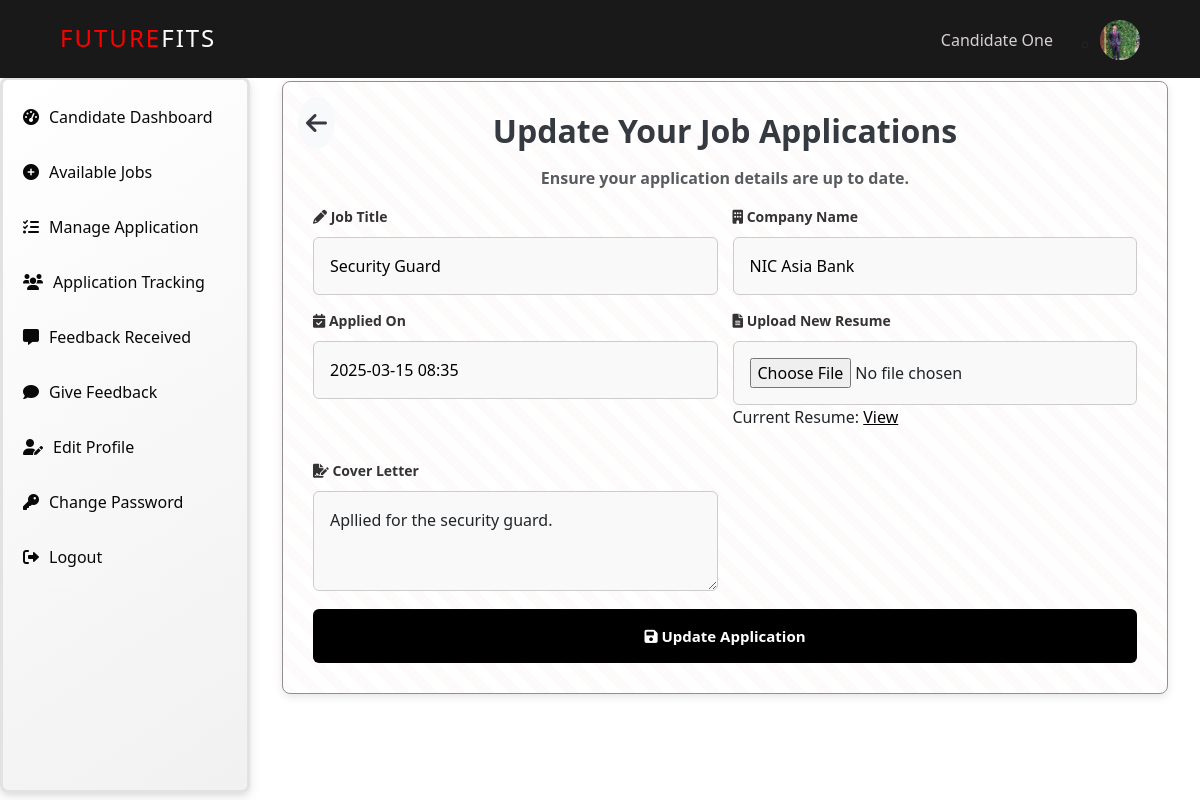
/application/update/31/ (signed in), run on the app's committed database.
### JRS/models.py (models this page shows, shortened)
class Candidate(models.Model):
    user = models.OneToOneField(User, on_delete=models.CASCADE)
    username = models.CharField(max_length=100, default='Default User Name')
    first_name = models.CharField(max_length=100, default='Default Candidate First Name',null=False, blank=False,)
    last_name = models.CharField(max_length=100, default='Default Candidate Last Name',null=False, blank=False,)
    email = models.EmailField(unique=True, default='default@email.com')
    skills = models.ManyToManyField(Skill, related_name="candidates")  # Change from TextField
    profile_picture = models.ImageField(upload_to="profile_pictures/", default="profile_pictures/default.png")

class JobApplication(models.Model):
    candidate = models.ForeignKey('Candidate', on_delete=models.CASCADE)
    job = models.ForeignKey('Job', on_delete=models.CASCADE, related_name='applications')
    cover_letter = models.TextField()
    resume = models.FileField(upload_to='resumes/')
    cover_letter_file = models.FileField(upload_to='cover_letters/', blank=True, null=True)
    applied_at = models.DateTimeField(auto_now_add=True)
    is_graded = models.BooleanField(default=False)  # New field to track CV grading
    status = models.CharField(max_length=20, choices=[('Accepted', 'Accepted'), ('Rejected', 'Rejected'), ('Pending', 'Pending')], default='Pending')  # New field for status
    interview = models.OneToOneField('InterviewSchedule', on_delete=models.CASCADE, null=True, blank=True)  # link to InterviewSchedule
    class Meta:
        unique_together = ('candidate', 'job')

class Job(models.Model):
    JOB_TYPES = (
        ('Full-time', 'Full-time'),
        ('Part-time', 'Part-time'),
        ('Internship', 'Internship'),
        ('Contract', 'Contract'),
        ('Freelance', 'Freelance'),
    )
    title = models.CharField(max_length=255)
    description = models.TextField()
    company = models.CharField(max_length=255)
    location = models.CharField(max_length=255)
    job_type = models.CharField(max_length=50, choices=JOB_TYPES)
    salary = models.CharField(max_length=255)
    experience = models.CharField(max_length=255)
    skills = models.CharField(max_length=255, default='')  # Default to an empty string
    education = models.CharField(max_length=255)
    deadline = models.DateField()
    posted_by = models.ForeignKey('HR', on_delete=models.CASCADE)
    created_at = models.DateTimeField(auto_now_add=True)
    updated_at = models.DateTimeField(auto_now=True)

### JRS/decorators.py (the view)
    def wrapper(request, *args, **kwargs):
        print(f"User: {request.user}, Authenticated: {request.user.is_authenticated}, Groups: {request.user.groups.all()}")
        if not request.user.is_authenticated or not request.user.groups.filter(name='Candidate').exists():
            return HttpResponseForbidden("Access Denied: Candidates only")
        return view_func(request, *args, **kwargs)

### JRS/context_processors.py (called while the page is built)
def hr_profile(request):
    hr = None
    if request.user.is_authenticated:
        try:
            hr = HR.objects.get(user=request.user)
        except HR.DoesNotExist:
            pass
    return {'hr': hr}

def candidate_profile(request):
    candidate = None
    if request.user.is_authenticated:
        try:
            candidate = Candidate.objects.get(user=request.user)
        except Candidate.DoesNotExist:
            pass
    return {'candidate': candidate}

### JRS/views.py (called while the page is built, shortened)
@never_cache
@login_required
@candidate_required
def update_application(request, application_id):
    application = get_object_or_404(JobApplication, id=application_id, candidate__user=request.user)
    return render(request, 'JRS/update_applications.html', {'application': application})

### JRS/templates/JRS/update_applications.html (shortened to what this page needs)
{% extends "JRS/base3.html" %}
{% load static %}
{% block inlinecss %}
<link href="{% static 'JRS/css/update_applications.css' %}" rel="stylesheet">
<link href="{% static 'JRS/css/base3.css' %}" rel="stylesheet">
<link href="https://cdn.jsdelivr.net/npm/bootstrap@5.3.0/dist/css/bootstrap.min.css" rel="stylesheet">
<link rel="stylesheet" href="https://cdnjs.cloudflare.com/ajax/libs/font-awesome/6.0.0/css/all.min.css">
{% endblock inlinecss %}
{% block main %}
<div class="container">
    <div class="post-job-container">
        <a href="{% url 'JRS:view_applications' %}" class="back-button">
            <i class="fas fa-arrow-left"></i>
        </a>
        <h2 class="text-center fw-bold mb-3" style="color: #343a40;">Update Your Job Applications</h2>
        <b><p class="text-center text-muted">Ensure your application details are up to date.</p></b>
        <form method="POST" class="application-form" action="{% url 'JRS:update_application' application.id %}" enctype="multipart/form-data" onsubmit="return confirmUpdate();">
            <div class="form-grid">
                <div class="form-group">
                    <label for="title"><i class="fas fa-pencil-alt"></i> Job Title</label>
                    <input type="text" id="title" name="title" value="{{ application.job.title }}" readonly>
                </div>
                <div class="form-group">
                    <label for="company"><i class="fas fa-building"></i> Company Name</label>
                    <input type="text" id="company" name="company" value="{{ application.job.company }}" readonly>
                </div>
                <div class="form-group">
                    <label for="applied_on"><i class="fas fa-calendar-check"></i> Applied On</label>
                    <input type="text" id="applied_on" name="applied_on" value="{{ application.applied_at|date:'Y-m-d H:i' }}" readonly>
                </div>
                <div class="form-group">
                    <label for="resume"><i class="fas fa-file-alt"></i> Upload New Resume</label>
                    <input type="file" id="resume" name="resume">
                    {% if application.resume %}
                        <p>Current Resume: <a href="{{ application.resume.url }}" target="_blank" style="color: black;">View</a></p>
                    {% endif %}
                </div>
                <div class="form-group">
                    <label for="cover_letter"><i class="fas fa-file-signature"></i> Cover Letter</label>
                    <textarea id="cover_letter" name="cover_letter" rows="5" class="form-control" style="width: 100%; height: 100px;">{{ application.cover_letter }}</textarea>
                </div>
            </div>
            <button type="submit" class="submit-btn"><i class="fas fa-save"></i> Update Application</button>
        </form>
    </div>
</div>
{% endblock main %}

### JRS/templates/JRS/base3.html (shortened to what this page needs)
{% load static %}
<!DOCTYPE html>
<html lang="en">
<head>
    {% block inlinecss %}{% endblock inlinecss %}
    <link href="https://cdn.jsdelivr.net/npm/bootstrap@5.3.3/dist/css/bootstrap.min.css" rel="stylesheet">
    <link href="https://cdnjs.cloudflare.com/ajax/libs/font-awesome/6.0.0-beta3/css/all.min.css" rel="stylesheet">
</head>
<body>
    {% block navbar %}
    <header>
      <nav>
        <div class="logo">Future<span>Fits</span></div>
        <ul class="nav-links" id="nav-links">
            <div class="user-name">
                {% if candidate %}
                    {% if candidate.first_name and candidate.last_name %}
                        {{ candidate.first_name }} {{ candidate.last_name }}
                    {% else %}
                        Guest
                    {% endif %}
                {% else %}
                    Guest
                {% endif %}
            </div>
            <ul class="login-register">
                <li class="dropdown">
                    <div class="user-profile-wrapper">
                        <div class="profile-circle">
                            <img src="{% if candidate.profile_picture %}{{ candidate.profile_picture.url }}{% else %}{% static 'JRS/Images/profile.jpg' %} {% endif %}" alt="Profile Picture" class="rounded-circle" width="40" height="40">
                        </div>
                    </div>
                </li>
            </ul>
        </ul>
      </nav>
    </header>
    {% endblock navbar %}
<div class="sidebar">
    <ul>
        <li class="{% if request.resolver_match.url_name == 'candidate_dashboard' %}active{% endif %}">
            <a href="{% url 'JRS:candidate_dashboard' %}"><i class="fas fa-tachometer-alt"></i>Candidate Dashboard</a>
        </li>
        <li class="{% if request.resolver_match.url_name == 'available_jobs' %}active{% endif %}">
            <a href="{% url 'JRS:available_jobs' %}"><i class="fas fa-plus-circle"></i>Available Jobs</a>
        </li>
        <li class="{% if request.resolver_match.url_name == 'view_applications' %}active{% endif %}">
            <a href="{% url 'JRS:view_applications' %}"><i class="fas fa-tasks"></i>Manage Application </a>
        </li>
        <li class="{% if request.resolver_match.url_name == 'application_tracking' %}active{% endif %}">
            <a href="{% url "JRS:application_tracking" %}"><i class="fas fa-users"></i> Application Tracking</a>
        </li>
        <li class="{% if request.resolver_match.url_name == 'feedback_received' %}active{% endif %}">
            <a href="{% url "JRS:feedback_received" %}"><i class="fas fa-comment-alt"></i> Feedback Received</a>
        </li>
        <li class="{% if request.resolver_match.url_name == 'feedback_candidate_page' %}active{% endif %}">
            <a href="{% url 'JRS:feedback_candidate_page' %}"><i class="fas fa-comment"></i> Give Feedback</a>
        </li>
        <li class="{% if request.resolver_match.url_name == 'edit_profile_candidate' %}active{% endif %}">
            <a href="{% url 'JRS:edit_profile_candidate' %}"><i class="fas fa-user-edit"></i> Edit Profile</a>
        </li>
        <li class="{% if request.resolver_match.url_name == 'change_password_candidate' %}active{% endif %}">
            <a href="{% url 'JRS:change_password_candidate' %}"><i class="fas fa-key"></i> Change Password</a>
        </li>
        <li>
            <a href="{% url 'JRS:logout_users' %}" onclick="return confirm('Are you sure you want to log out?');"><i class="fas fa-sign-out-alt"></i> Logout</a>
        </li>
    </ul>
</div>
    <div class="main-content">
        {% block main %}
        {% endblock main %}
    </div>
</body>
</html>

### JRS/static/JRS/CSS/update_applications.css (style rules this page uses)
.container { max-width: 650px; margin: auto; padding: 15px; margin-top: 5%; }
.post-job-container { background: repeating-linear-gradient( 45deg, rgba(223, 6, 6, 0.02), rgba(94, 19, 19, 0.02) 10px, transparent 10px, transparent 20px ); padding: 30px; border-radius: 8px; box-shadow: 0px 3px 8px rgba(0, 0, 0, 0.1); max-height: 623px; overflow-y: auto; border: 1px solid #948e8e; position: relative; }
.back-button { position: absolute; top: 10px; left: 10px; font-size: 22px; color: #343a40; text-decoration: none; padding: 8px; background: #f8f9fa; border-radius: 50%; transition: 0.3s ease-in-out; }
body, html { overflow: hidden; }
h2 { text-align: center; font-size: 24px; font-weight: bold; margin-bottom: 18px; }
.form-grid { display: grid; grid-template-columns: 1fr 1fr; gap: 15px; }
.form-group { display: flex; flex-direction: column; }
.form-group label { font-weight: bold; font-size: 14px; color: #333; margin-bottom: 10px; }
.form-group input, .form-group select, .form-group textarea { width: 100%; padding: 16px; border: 1px solid #ccc; border-radius: 6px; font-size: 16px; background-color: #f9f9f9; }
.submit-btn { display: block; width: 100%; background: black; color: white; padding: 16px; border: none; border-radius: 6px; font-size: 15px; font-weight: bold; cursor: pointer; margin-top: 18px; text-align: center; }
@media screen and (min-width: 1101px) { .nav-links { display: flex; position: relative; height: auto; width: auto; flex-direction: row; background: transparent; justify-content: flex-end; align-items: center; top: 0; transform: none; opacity: 1; pointer-events: auto; transition: none; } }
@media screen and (min-width: 1101px) { .nav-links li { margin-left: 15px; } }

### JRS/static/JRS/CSS/base3.css (style rules this page uses)
:root { --primary-color: #ff5733; --secondary-color: #8e44ad; --accent-color: #f1c40f; --text-color: #333; --background-color: rgba(255, 255, 255, 0.85); --scrollbar-bg: rgba(0, 0, 0, 0.1); --font-family: "Poppins", sans-serif; }
* { margin: 0; padding: 0; box-sizing: border-box; }
html { overflow-x: hidden; }
body { font-family: var(--font-family); background: #fff; color: var(--text-color); }
header { position: fixed; top: 0; left: 0; right: 0; z-index: 1000; background: rgba(0, 0, 0, 0.9); border-bottom: 2px solid transparent; }
.logo { color: red; font-size: 1.5em; text-transform: uppercase; letter-spacing: 2px; z-index: 1100; margin-right: 0; flex-grow: 0; }
nav { max-width: 1200px; margin: 0 auto; display: flex; align-items: center; padding: 10px 5%; justify-content: flex-start; }
.logo span { color: #fff; }
.nav-links { list-style: none; display: flex; align-items: center; flex-grow: 3; }
.user-profile-wrapper { display: flex; align-items: center; gap: 15px; position: relative; top: 10px; }
.user-name { color: #d8d1d1; font-size: 16px; position: relative; top: 10px; }
.profile-circle { width: 40px; height: 40px; border-radius: 50%; background-color: #ccc; display: flex; align-items: center; justify-content: center; cursor: pointer; border: 2px solid #333; position: relative; font-size: 18px; font-weight: bold; }
body { -ms-overflow-style: none; scrollbar-width: none; overflow: hidden; }
.sidebar { width: 250px; height: 89.5vh; background: #ffffff; color: rgb(5, 5, 5); position: absolute; top: 77px; left: 0; padding-top: 10px; transition: 0.3s; border-radius: 8px; box-shadow: 0 4px 12px rgba(0, 0, 0, 0.1), 0 2px 4px rgba(0, 0, 0, 0.05); border: 3px solid #e2e2e2; background: linear-gradient(145deg, #ffffff, #f1f1f1); }
.sidebar ul { list-style: none; padding: 0; margin: 0; }
.sidebar ul li { padding: 15px 20px; border-bottom: 1px solid rgba(255, 255, 255, 0.1); transition: background 0.3s ease, transform 0.3s ease; border-radius: 8px; }
.sidebar ul li a { color: rgb(8, 8, 8); text-decoration: none; display: flex; align-items: center; font-size: 16px; }
.sidebar ul li a i { margin-right: 10px; }
.main-content { margin-left: 250px; padding: 20px; transition: margin-left 0.3s ease; }

### JRS/templates/JRS/update_applications.html (style rules this page uses)
.back-button { position: absolute; top: 15px; left: 15px; font-size: 24px; color: #343a40; text-decoration: none; }

### data on the page
Candidate: first_name "Candidate", last_name "One", profile_picture (picture)
JobApplication: title "Security Guard", company "NIC Asia Bank", applied_on "2025-03-15 08:35", cover_letter "Apllied for the security guard."
